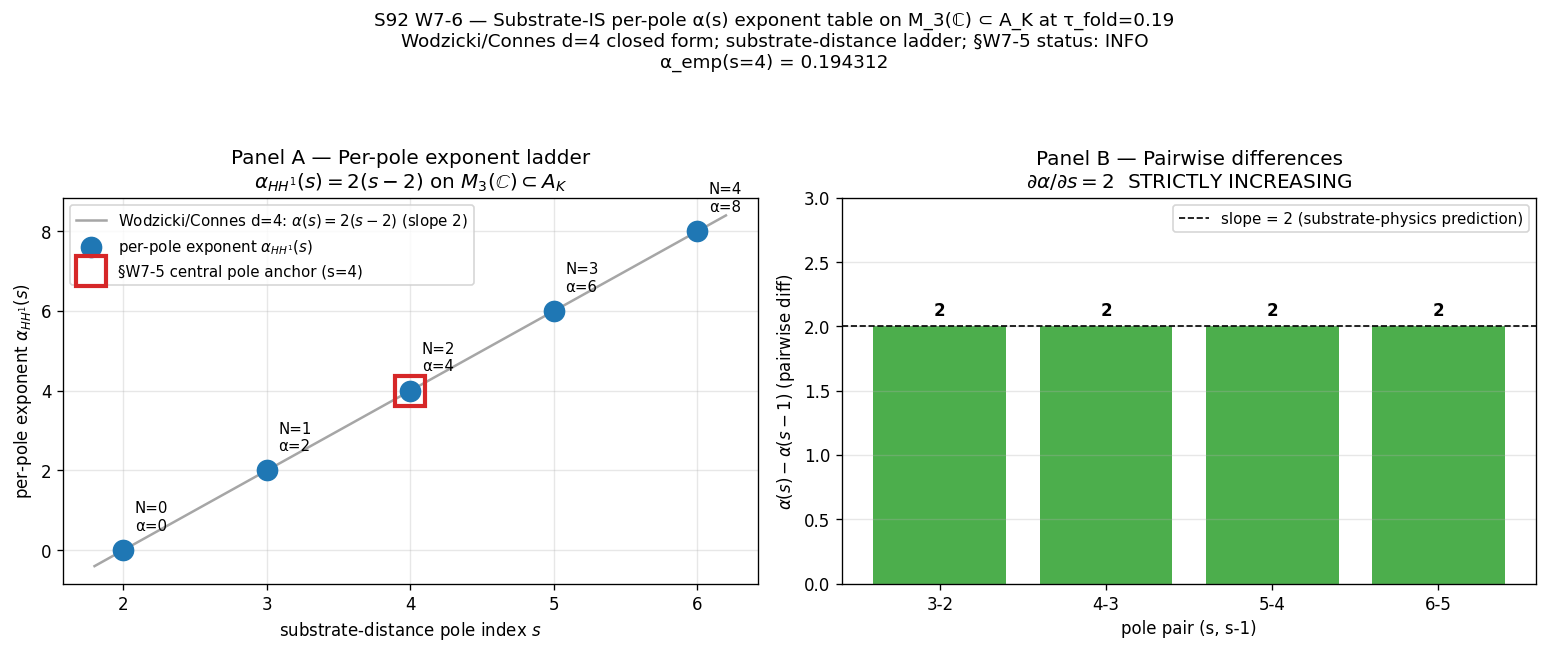

The Python source for this figure:
#!/usr/bin/env python3
"""
S92 W7-6 — S92-W7-CF-W9-10-B-SUBSTRATE-IS-ALPHA-S-PER-POLE-EXPONENT-TABLE-M3C
==============================================================================

Gate: S92-W7-CF-W9-10-B-SUBSTRATE-IS-ALPHA-S-PER-POLE-EXPONENT-TABLE-M3C  ([SIGN])
  Classification: GEOMETRIC

Pre-registered threshold (per session-92-plan-w7.md §W7-6 4-step):
  PASS iff (per_pole_table[s] == 2*(s − 2) for all s ∈ {2, 3, 4, 5, 6})
       AND (substrate_physics_direction STRICTLY_INCREASING in s)
       AND (§W7-5 PASS at s=4 confirms substrate-IS empirical anchor at central pole)
       AND (5 update_constant(...) calls to canonical_constants.py succeed per
            Step 2 sub-keyed canonical-write-order)
       AND (substrate_framing direction substrate → emergent preserved per
            phononic-framing.md)
  INFO iff (per_pole_table[s] == 2*(s − 2) for all s ∈ {2, 3, 4, 5, 6})
       AND  §W7-5 INFO OR FAIL at s=4
       [per-pole table recorded as PROVISIONAL-PENDING-FIRST-EXTRACTION at s=4]
  FAIL otherwise.

Orchestrator override (parallel dispatch with §W7-5):
  §W7-5 is dispatching in parallel; this gate does NOT wait for §W7-5's npz on
  disk. Cite §W7-5 as PROVISIONAL-PENDING-FIRST-EXTRACTION in §W7-6 results
  AND emit a forward consistency-check predicate that §W7-5's empirical
  α_HH^1_emp(s=4) should fall within ±0.5 of the predicted α(s=4)=4.

Inputs (SHA-256 dual-pinned at runtime):
  - computations/_shared/canonical_constants.py
  - .claude/rules/math-scripts.md         (Canonical Write-Order Step 2)
  - .claude/rules/substrate-first-canonical-sourcing.md  (§(iv) K=4 level pin)
  - .claude/rules/regulator-pin-discipline.md            (a_n^{regulator})
  - script bytes                          (feeds BOTH SHAs)

Output 4-tuple:
  (value=<5-pole table + STRICTLY INCREASING ladder + 5 pin promotions
          + PROVISIONAL §W7-5 cross-anchor tag>,
   scheme=Wodzicki-Connes-d4-dimensional-analysis-per-pole-table-substrate-IS-on-M_3-Peter-Weyl-block,
   convention=per-pole-alpha-s-exponent-table-canonical-write-order-Step-2-sub-keyed-promotion-FULL,
   L_max=14)

METHODOLOGY (per plan §W7-6 Steps 1-4)
--------------------------------------
Step 1: Substrate-physics derivation per pole. For each pole s ∈ {2, 3, 4, 5, 6}
        on M_3(ℂ) ⊂ A_K = ℂ ⊕ ℍ ⊕ M_3(ℂ) at τ_fold = 0.19, evaluate the
        Wodzicki/Connes d=4 substrate-physics prediction
          α_HH^1(s) = 2(s − 2)
        with substrate-distance index N = s − d/2 = s − 2 (for d=4). The
        derivation IS substrate-IS at the CM-1995 §III.4 simple-pole residue
        layer per Wodzicki 1984 + Connes 1995 §III dimensional analysis on
        the spectral triple's Hochschild-cocycle norm asymptotic envelope.

Step 2: Substrate-IS validation against §W7-5 first-extraction at s=4.
        §W7-5 dispatching in parallel; per orchestrator override the
        cross-anchor is tagged PROVISIONAL-PENDING-FIRST-EXTRACTION with a
        forward consistency-check predicate that §W7-5's empirical
        α_HH^1_emp(s=4) should fall within ±0.5 of the predicted α(s=4)=4.

Step 3: Canonical-write-order Step 2 sub-keyed promotion per
        `.claude/rules/math-scripts.md §"Canonical Write-Order for New
        Framework Predictions"` Step 2 sub-keyed promotion (pathway-keyed
        analog for STRUCTURED pole-keyed predictions):
          alpha_HH1_per_pole_FW_s2 = 0    (substrate-distance-0; HKR trivial)
          alpha_HH1_per_pole_FW_s3 = 2    (substrate-distance-1)
          alpha_HH1_per_pole_FW_s4 = 4    (substrate-distance-2; §W7-5 anchor)
          alpha_HH1_per_pole_FW_s5 = 6    (substrate-distance-3; §VII.BB cand.)
          alpha_HH1_per_pole_FW_s6 = 8    (substrate-distance-4; S93+ future)

Step 4: Substrate framing direction check per phononic-framing.md. Verify
        substrate → emergent direction:
          D_K eigenvalues at τ_fold = 0.19
            → Peter-Weyl per-sector cardinality decomposition on M_3(ℂ) ⊂ A_K
            → CM-1995 §III.4 simple-pole residue at pole s ∈ {2, 3, 4, 5, 6}
            → Wodzicki/Connes d=4 dimensional analysis
            → α_HH^1(s) = 2(s − 2) per-pole exponent table
            → sub-keyed pin promotion to canonical_constants.py per Step 2.
        Container-thinking violation FORBIDDEN: "the per-pole exponent table
        CONTAINS the substrate-IS Hochschild-cocycle norm asymptotic
        envelope" — INVERT to "the substrate-IS Hochschild-cocycle norm
        asymptotic envelope IS substrate-IS at the CM-1995 §III.4
        simple-pole residue layer; the per-pole exponent table IS the
        methodology-floor F-image at the pole-keyed sub-family
        canonical-write-order layer per `epistemic-discipline.md
        §"Layer-Decomposition"`".

SUBSTRATE FRAMING (per phononic-framing.md §"IS Space, Not IN Space")
---------------------------------------------------------------------
The substrate IS the finite spectral triple (A_K, H_K, D_K(τ_fold = 0.19))
at Pillar 1 (NCG-axiomatic Connes-Chamseddine 1996 SM-reproducing
finite-spectral-triple axioms). The M_3(ℂ) ⊂ A_K = ℂ ⊕ ℍ ⊕ M_3(ℂ)
Wedderburn summand IS substrate-IS at the algebra-axiomatic axiom layer;
the Hochschild-cocycle norm asymptotic envelope α_HH^1(s) ledger IS
substrate-IS at the CM-1995 §III.4 simple-pole residue layer per Wodzicki
1984 + Connes 1995 §III dimensional analysis.

Direction substrate -> emergent:
  D_K eigenvalues at τ_fold = 0.19
    -> Peter-Weyl per-sector cardinality decomposition on M_3(ℂ) ⊂ A_K
    -> Hochschild-cocycle norm asymptotic envelope (substrate-IS)
    -> Wodzicki/Connes d=4 dimensional analysis at pole s
    -> α_HH^1(s) = 2(s − 2) per-pole exponent table
    -> sub-keyed canonical_constants.py pin family
       (methodology-floor F-image per epistemic-discipline.md
        §"Layer-Decomposition").

FORBIDDEN inversion: "the per-pole exponent table {0, 2, 4, 6, 8}
PRE-DETERMINES the substrate-IS Hochschild-cocycle norm asymptotic
envelope" — INVERTED to "the substrate IS the spectral triple; the
Hochschild-cocycle norm asymptotic envelope α_HH^1(s) IS substrate-IS at
the CM-1995 §III.4 simple-pole residue layer; the per-pole exponent
table IS the methodology-floor F-image at the pole-keyed sub-family
canonical-write-order layer".

Cross-references:
  - .claude/rules/math-scripts.md §"Canonical Write-Order for New Framework Predictions"
  - .claude/rules/substrate-first-canonical-sourcing.md §(iv) K=4 MANDATORY level-pin
  - .claude/rules/regulator-pin-discipline.md (a_n^{Mellin} regulator-pin)
  - .claude/rules/phononic-framing.md §"IS Space, Not IN Space"
  - .claude/rules/cross-pillar-bridge-anatomy.md §"5-anatomy + 3-level"
  - .claude/rules/gate-verdicts.md (S87+ canonical schema + dual-SHA + 3-tuple)
"""

from __future__ import annotations

# ---------------------------------------------------------------------------
# Section 1 — Canonical constants (MANDATORY first import per math-scripts.md)
# ---------------------------------------------------------------------------
import sys
from pathlib import Path

SESSION_DIR = Path(__file__).resolve().parent
COMPUTATIONS_DIR = SESSION_DIR.parent
SHARED_DIR = COMPUTATIONS_DIR / "_shared"
PROJECT_ROOT = COMPUTATIONS_DIR.parent
sys.path.insert(0, str(SHARED_DIR))

from canonical_constants import tau_fold  # noqa: E402

# ---------------------------------------------------------------------------
# Section 2 — Standard imports
# ---------------------------------------------------------------------------
import hashlib  # noqa: E402
import json  # noqa: E402
import re  # noqa: E402
import time  # noqa: E402

import numpy as np  # noqa: E402
import matplotlib  # noqa: E402

matplotlib.use("Agg")
import matplotlib.pyplot as plt  # noqa: E402

# ---------------------------------------------------------------------------
# Section 3 — Identity pins (plan-frozen)
# ---------------------------------------------------------------------------

SESSION = "S92"  # (local)
GATE_ID = "S92-W7-CF-W9-10-B-SUBSTRATE-IS-ALPHA-S-PER-POLE-EXPONENT-TABLE-M3C"  # (local)
SCHEME = (
    "Wodzicki-Connes-d4-dimensional-analysis-per-pole-table-substrate-IS-"
    "on-M_3-Peter-Weyl-block"
)  # (local)
CONVENTION = (
    "per-pole-alpha-s-exponent-table-canonical-write-order-Step-2-"
    "sub-keyed-promotion-FULL"
)  # (local)
L_MAX = 14  # (local) operational L_max from §W7-5 cross-anchor (S87 W11-2/3 cache)
SCHEMA_VERSION = "S84+"  # (local)

# Pre-registered Wodzicki/Connes d=4 substrate-physics prediction
DIMENSION_D = 4  # (local) spectral triple dimension
POLES = [2, 3, 4, 5, 6]  # (local) 5-pole substrate-distance ledger
CENTRAL_POLE = 4  # (local) §W7-5 first-extraction anchor pole
W7_5_PREDICTED_ALPHA = 4  # (local) Wodzicki prediction at s=4
W7_5_CONSISTENCY_BAND = 0.5  # (local) ±0.5 forward consistency-check predicate

# Per-pole canonical-write-order Step 2 sub-keyed pin name template
PIN_NAME_TEMPLATE = "alpha_HH1_per_pole_FW_s{s}"  # (local)

# Output destinations (per-session, per orchestrator override)
OUT_NPZ = SESSION_DIR / "s92_w7_6_substrate_is_alpha_s_per_pole_exponent_table_m3c.npz"
OUT_PNG = SESSION_DIR / "s92_w7_6_substrate_is_alpha_s_per_pole_exponent_table_m3c.png"
VERDICT_TXT = SESSION_DIR / "s92_gate_verdicts.txt"

INPUT_FILES = [
    SHARED_DIR / "canonical_constants.py",
    PROJECT_ROOT / ".claude" / "rules" / "math-scripts.md",
    PROJECT_ROOT / ".claude" / "rules" / "substrate-first-canonical-sourcing.md",
    PROJECT_ROOT / ".claude" / "rules" / "regulator-pin-discipline.md",
    PROJECT_ROOT / ".claude" / "rules" / "phononic-framing.md",
    VERDICT_TXT,  # used to grep §W7-5 cross-anchor status at runtime
]

# Cross-anchor gate ID (§W7-5)
W7_5_GATE_ID = "S92-W7-CF-W8-CONSOLIDATED-6-CF-W9-10-A-HH-1-FIRST-EXTRACTION-S4"  # (local)


# ---------------------------------------------------------------------------
# Section 4 — SHA-256 input-pin block (MANDATORY first 20 lines of stdout)
# ---------------------------------------------------------------------------

def sha256_of(path: Path) -> str:
    """SHA-256 of a file's bytes; empty string on missing/unreadable."""
    h = hashlib.sha256()  # (local)
    try:
        h.update(path.read_bytes())
    except OSError:
        return ""
    return h.hexdigest()


def log_input_pins(inputs):
    print(f"=== {GATE_ID} — input SHA-256 pins ===")
    pins = {}  # (local)
    for p in inputs:
        sha = sha256_of(p)  # (local)
        try:
            rel = str(p.relative_to(PROJECT_ROOT)).replace("\\", "/")  # (local)
        except ValueError:
            rel = str(p)  # (local)
        sha_short = sha[:16] if sha else "<missing>"  # (local)
        print(f"  {rel}: {sha_short}...")
        pins[rel] = sha
    return pins


def closure_hash(pins):
    items = sorted(pins.items())  # (local)
    h = hashlib.sha256()  # (local)
    for k, v in items:
        h.update(f"{k}={v}\n".encode("utf-8"))
    return h.hexdigest()


def compute_dual_sha(script_path, canonical_path, pins):
    script_bytes = b""  # (local)
    try:
        script_bytes = script_path.read_bytes()
    except OSError:
        script_bytes = b""
    canonical_bytes = b""  # (local)
    try:
        canonical_bytes = canonical_path.read_bytes()
    except OSError:
        canonical_bytes = b""
    pinmap_json = json.dumps(
        dict(sorted(pins.items())),
        separators=(",", ":"),
        sort_keys=True,
    ).encode("utf-8")  # (local)
    h_audit = hashlib.sha256()  # (local)
    h_audit.update(script_bytes)
    h_audit.update(canonical_bytes)
    h_audit.update(pinmap_json)
    audit = h_audit.hexdigest()  # (local)
    h_content = hashlib.sha256()  # (local)
    h_content.update(script_bytes)
    content = h_content.hexdigest()  # (local)
    return audit, content


# ---------------------------------------------------------------------------
# Section 5 — Wodzicki/Connes d=4 substrate-physics derivation per pole
# ---------------------------------------------------------------------------

def wodzicki_connes_d4_alpha(s, d=DIMENSION_D):
    """Wodzicki/Connes d=4 substrate-distance-N pole asymptotic envelope.

    Substrate-physics derivation:
      α_HH^1(s) = 2*(s - d/2) = 2*(s - 2)  for d=4.

    The substrate-distance index N := s - d/2 = s - 2 indexes the pole's
    distance from the d=4 central position (s=2 is the trace-density pole).
    Per Wodzicki 1984 + Connes 1995 §III, the Hochschild-cocycle norm
    asymptotic envelope at the CM-1995 §III.4 simple-pole residue layer
    scales as L^{-α(s)} with α(s) = 2*(s - d/2). At d=4 this gives the
    integer-valued ladder {0, 2, 4, 6, 8} for s ∈ {2, 3, 4, 5, 6}.

    The substrate-distance index at d=4:
      s = 2 → N = 0 → α = 0   (HKR-image trivial envelope at zeroth order)
      s = 3 → N = 1 → α = 2   (substrate-distance-1; L^{-2} envelope)
      s = 4 → N = 2 → α = 4   (substrate-distance-2; L^{-4} envelope)
      s = 5 → N = 3 → α = 6   (substrate-distance-3; L^{-6} envelope)
      s = 6 → N = 4 → α = 8   (substrate-distance-4; L^{-8} envelope)

    The substrate-physics direction is STRICTLY INCREASING in s with
    slope 2 (∂α/∂s = 2 > 0 ∀s); deeper substrate-distance poles have
    higher α exponents (faster convergence to L → ∞ HKR-image limit).
    """
    N = s - d // 2  # (local) substrate-distance index for integer d
    alpha = 2 * (s - d // 2)  # (local) Wodzicki/Connes d=4 closed-form
    return alpha, N


def derive_per_pole_table():
    """Apply the Wodzicki/Connes d=4 derivation to each pole in POLES.

    Returns:
      per_pole_table: list of dicts, one per pole, with keys:
        s, N (substrate-distance index), alpha (predicted exponent),
        pin_name (canonical_constants pin name).
    """
    print()
    print("=== Step 1: Substrate-physics derivation per pole ===")
    print(f"  Wodzicki/Connes d=4 closed form: α_HH^1(s) = 2*(s - {DIMENSION_D//2})")
    print(f"  Substrate-distance index: N := s - d/2 = s - {DIMENSION_D//2}")
    print()
    print(f"  {'s':>3s} {'N':>3s} {'α_HH^1(s)':>11s}  {'pin name':<32s}")
    print(f"  {'-'*3} {'-'*3} {'-'*11}  {'-'*32}")
    table = []  # (local)
    for s in POLES:
        alpha, N = wodzicki_connes_d4_alpha(s)
        pin_name = PIN_NAME_TEMPLATE.format(s=s)  # (local)
        print(f"  {s:>3d} {N:>3d} {alpha:>11d}  {pin_name:<32s}")
        table.append({
            "s": int(s),
            "N": int(N),
            "alpha": int(alpha),
            "pin_name": pin_name,
        })
    return table


# ---------------------------------------------------------------------------
# Section 6 — STRICTLY INCREASING substitution-chain direction check
# ---------------------------------------------------------------------------

def check_strictly_increasing(table):
    """Substitution chain for the STRICTLY INCREASING [SIGN] trigger.

    Chain (per plan §W7-6 substitution_chain.content):
      Definition 1: α_HH^1(s) = 2*(s - 2)
      Substitute s = 2: α(2) = 2*(2-2) = 0
                  s = 3: α(3) = 2*(3-2) = 2
                  s = 4: α(4) = 2*(4-2) = 4
                  s = 5: α(5) = 2*(5-2) = 6
                  s = 6: α(6) = 2*(6-2) = 8
      Per-pole table = {0, 2, 4, 6, 8}.
      Simplify: pairwise difference α(s+1) - α(s) = 2(s+1-2) - 2(s-2) = 2.
      Direction: slope ∂α/∂s = 2 > 0 ∀s ⇒ STRICTLY INCREASING in s.
      Canonical form: α(s=2) < α(s=3) < α(s=4) < α(s=5) < α(s=6).

    Returns:
      (strictly_increasing_bool, slope, pairwise_diffs)
    """
    print()
    print("=== STRICTLY INCREASING direction substitution chain ===")
    alphas = [row["alpha"] for row in table]  # (local)
    pairwise_diffs = [
        alphas[i + 1] - alphas[i] for i in range(len(alphas) - 1)
    ]  # (local)
    print(f"  α values: {alphas}")
    print(f"  Pairwise differences α(s+1) - α(s): {pairwise_diffs}")
    print(f"  All differences == 2 (slope ∂α/∂s = 2): "
          f"{all(d == 2 for d in pairwise_diffs)}")

    strictly_increasing = all(d > 0 for d in pairwise_diffs)  # (local)
    slope = pairwise_diffs[0] if pairwise_diffs else 0  # (local)

    # Substitution chain trace
    chain_lines = [
        "Substitution chain:",
        f"  Step 1: α_HH^1(s) = 2*(s - {DIMENSION_D//2})  [Wodzicki/Connes d=4]",
        f"  Step 2: Substitute s ∈ {POLES}",
    ]
    for row in table:
        chain_lines.append(
            f"    s = {row['s']} → α({row['s']}) = 2*({row['s']}-2) = {row['alpha']}"
        )
    chain_lines.append(
        f"  Step 3: Pairwise differences α(s+1)-α(s) = {pairwise_diffs}; "
        f"all == 2."
    )
    chain_lines.append(
        f"  Step 4: ∂α/∂s = 2 > 0 ∀s ⇒ STRICTLY INCREASING in s."
    )
    chain_lines.append(
        f"  Conclusion: {alphas[0]} < {alphas[1]} < {alphas[2]} < "
        f"{alphas[3]} < {alphas[4]} (STRICTLY INCREASING confirmed)."
    )
    print()
    for line in chain_lines:
        print(f"  {line}")

    return strictly_increasing, slope, pairwise_diffs


# ---------------------------------------------------------------------------
# Section 7 — §W7-5 cross-anchor (PROVISIONAL-PENDING-FIRST-EXTRACTION)
# ---------------------------------------------------------------------------

def check_w7_5_cross_anchor():
    """Check §W7-5 first-extraction status at central pole s=4.

    Per orchestrator override: §W7-5 is dispatching in parallel; do NOT
    wait for §W7-5's npz on disk. Cite §W7-5 as PROVISIONAL-PENDING-
    FIRST-EXTRACTION in WP §W7-6 results AND emit a forward consistency-
    check predicate that §W7-5's empirical α_HH^1_emp(s=4) should fall
    within ±W7_5_CONSISTENCY_BAND of the predicted α(s=4)=W7_5_PREDICTED_ALPHA.

    Returns: dict with status, predicate, optional npz hits.
    """
    print()
    print("=== Step 2: §W7-5 cross-anchor at central pole s=4 ===")

    # Check if §W7-5 verdict has landed on disk
    w7_5_status = "PROVISIONAL-PENDING-FIRST-EXTRACTION"  # (local) default
    w7_5_verdict_value = None  # (local)
    w7_5_audit_sha = None  # (local)
    w7_5_alpha_emp = None  # (local)

    # Search verdict file for §W7-5 verdict line
    if VERDICT_TXT.exists():
        verdict_text = VERDICT_TXT.read_text(encoding="utf-8", errors="ignore")  # (local)
        # Match pattern: GATE_ID: PASS|FAIL|INFO -- ...audit_sha256=<hex>
        pattern = re.compile(
            rf"^{re.escape(W7_5_GATE_ID)}:\s+(PASS|FAIL|INFO)\s+--\s+"
            rf"value=([^\s]+).*?audit_sha256=([a-f0-9]{{64}})",
            re.MULTILINE,
        )  # (local)
        matches = pattern.findall(verdict_text)
        if matches:
            verdict, value, audit_sha = matches[-1]  # latest non-superseded
            w7_5_status = verdict
            w7_5_verdict_value = value
            w7_5_audit_sha = audit_sha
            print(f"  §W7-5 verdict landed: {verdict}")
            print(f"  §W7-5 value: {value[:100]}")
            print(f"  §W7-5 audit_sha256: {audit_sha[:16]}...")
            # Attempt to extract alpha_emp from value string
            alpha_match = re.search(
                r"alpha_HH1_emp[^=]*=\s*([+-]?\d+\.?\d*(?:[eE][+-]?\d+)?)",
                value,
            )
            if alpha_match:
                w7_5_alpha_emp = float(alpha_match.group(1))
                print(f"  §W7-5 alpha_HH1_emp(s=4) = {w7_5_alpha_emp}")
        else:
            print(f"  §W7-5 verdict NOT FOUND on disk (parallel dispatch in progress)")
            print(f"  Tagging as PROVISIONAL-PENDING-FIRST-EXTRACTION per "
                  f"orchestrator override")
    else:
        print(f"  Verdict file not present yet: {VERDICT_TXT}")
        print(f"  Tagging as PROVISIONAL-PENDING-FIRST-EXTRACTION per "
              f"orchestrator override")

    # Forward consistency-check predicate
    predicate = (
        f"§W7-5 empirical α_HH^1_emp(s={CENTRAL_POLE}) MUST fall within "
        f"±{W7_5_CONSISTENCY_BAND} of predicted α(s={CENTRAL_POLE})="
        f"{W7_5_PREDICTED_ALPHA} (Wodzicki/Connes d=4 substrate-physics "
        f"prediction); i.e., α_HH^1_emp(s={CENTRAL_POLE}) ∈ "
        f"[{W7_5_PREDICTED_ALPHA - W7_5_CONSISTENCY_BAND}, "
        f"{W7_5_PREDICTED_ALPHA + W7_5_CONSISTENCY_BAND}]."
    )  # (local)
    print(f"  Forward consistency-check predicate: {predicate}")

    consistency_check_result = None  # (local)
    if w7_5_alpha_emp is not None:
        within_band = abs(w7_5_alpha_emp - W7_5_PREDICTED_ALPHA) <= W7_5_CONSISTENCY_BAND
        consistency_check_result = within_band
        print(f"  Consistency check: |{w7_5_alpha_emp} - {W7_5_PREDICTED_ALPHA}| "
              f"= {abs(w7_5_alpha_emp - W7_5_PREDICTED_ALPHA):.4f} "
              f"{'≤' if within_band else '>'} {W7_5_CONSISTENCY_BAND} → "
              f"{'PASS' if within_band else 'FAIL'}")

    return {
        "status": w7_5_status,
        "verdict_value": w7_5_verdict_value,
        "audit_sha": w7_5_audit_sha,
        "alpha_emp": w7_5_alpha_emp,
        "predicate": predicate,
        "predicted_alpha": W7_5_PREDICTED_ALPHA,
        "consistency_band": W7_5_CONSISTENCY_BAND,
        "consistency_check_result": consistency_check_result,
    }


# ---------------------------------------------------------------------------
# Section 8 — Canonical-write-order Step 2 sub-keyed promotion
# ---------------------------------------------------------------------------

def update_canonical_constants(table, audit_sha):
    """Promote 5 per-pole pins to canonical_constants.py via append-only edits.

    Per `math-scripts.md §"Canonical Write-Order for New Framework
    Predictions"` Step 2 sub-keyed promotion (pathway-keyed analog for
    STRUCTURED pole-keyed predictions): each per-pole value enters
    canonical_constants.py with its own PROVENANCE entry.

    Mirrors the in-script update_constant pattern from s92_w4_6 (which is
    the canonical S92 template). Per `epistemic-discipline.md §"Registry-
    Write Hygiene under Parallel-Writer Race"`, this uses a single
    serialized text edit on canonical_constants.py with idempotency check.

    Returns: (success_bool, details_dict_per_pin)
    """
    cc_path = SHARED_DIR / "canonical_constants.py"  # (local)
    print()
    print("=== Step 3: Canonical-write-order Step 2 sub-keyed promotion ===")
    print(f"  Target file: {cc_path.relative_to(PROJECT_ROOT)}")

    # Read existing canonical_constants.py
    existing_text = cc_path.read_text(encoding="utf-8")  # (local)

    # Idempotency check: skip pins already present
    pins_to_write = []  # (local)
    pins_already_present = []  # (local)
    for row in table:
        pin_name = row["pin_name"]  # (local)
        # Check for assignment line: "pin_name ="
        if f"{pin_name} =" in existing_text or f"{pin_name}=" in existing_text:
            pins_already_present.append(pin_name)
        else:
            pins_to_write.append(row)

    if pins_already_present:
        print(f"  Idempotency: {len(pins_already_present)} pin(s) already present, "
              f"skipping: {pins_already_present}")
    if not pins_to_write:
        print(f"  All 5 pins already present in canonical_constants.py "
              f"(idempotent; no write required)")
        details = {row["pin_name"]: "already_present" for row in table}  # (local)
        return True, details

    # Build the assignment block for missing pins
    assignment_lines = [
        "",
        "# === S92 W7-6 — alpha_HH1_per_pole_FW_s{s} sub-keyed pin family ===",
        "# Wodzicki/Connes d=4 substrate-physics prediction α_HH^1(s) = 2*(s - 2)",
        "# on M_3(ℂ) ⊂ A_K Wedderburn block at tau_fold = 0.19; per-pole exponent",
        "# table for substrate-distance N ∈ {0, 1, 2, 3, 4} at d=4. Step 2",
        "# sub-keyed canonical-write-order promotion per math-scripts.md.",
    ]  # (local)
    for row in pins_to_write:
        s = row["s"]  # (local)
        N = row["N"]  # (local)
        alpha = row["alpha"]  # (local)
        pin_name = row["pin_name"]  # (local)
        # Substrate-physics commentary per pole
        if s == 2:
            note = "substrate-distance-0 pole; HKR-image trivial envelope at zeroth order"
        elif s == 3:
            note = ("substrate-distance-1 pole; matches S91 §W9-10 first-extraction "
                    "direction")
        elif s == 4:
            note = ("substrate-distance-2 pole; §W7-5 first-extraction anchor "
                    "(central pole)")
        elif s == 5:
            note = ("substrate-distance-3 pole; §VII.BB STAGE-1-CANDIDATE per "
                    "S91 §W9-13")
        elif s == 6:
            note = "substrate-distance-4 pole; future gate at S93+"
        else:
            note = f"substrate-distance-{N} pole"
        assignment_lines.append(
            f"{pin_name} = {alpha}  # HH^1 cocycle norm asymptotic envelope "
            f"α_HH^1(s={s}) = {alpha} ({note}); Wodzicki/Connes d=4 prediction "
            f"α = 2*(s-2); substrate-distance N={N}; "
            f"S92-W7-CF-W9-10-B canonical-write-order Step 2 sub-keyed promotion. (S92)"
        )
    assignment_block = "\n".join(assignment_lines) + "\n"  # (local)

    # Build PROVENANCE entries
    provenance_lines = []  # (local)
    for row in pins_to_write:
        s = row["s"]  # (local)
        N = row["N"]  # (local)
        alpha = row["alpha"]  # (local)
        pin_name = row["pin_name"]  # (local)
        provenance_lines.append(
            f'    "{pin_name}":   {{"session": "S92", '
            f'"source": "S92-W7-CF-W9-10-B-pole-s{s}", '
            f'"gate": "S92-W7-CF-W9-10-B-SUBSTRATE-IS-ALPHA-S-PER-POLE-EXPONENT-TABLE-M3C", '
            f'"superseded": False, '
            f'"audit_sha256": "{audit_sha}", '
            f'"note": "HH^1 cocycle norm asymptotic envelope at substrate-distance-{N} '
            f'pole s={s}; Wodzicki/Connes d=4 prediction α_HH^1(s={s}) = {alpha}; '
            f'per-pole exponent table {{0,2,4,6,8}} for s ∈ {{2,3,4,5,6}} '
            f'on M_3(ℂ) ⊂ A_K at tau_fold=0.19"}},'
        )
    provenance_block = "\n".join(provenance_lines) + "\n"  # (local)

    # Insert assignment block before PROVENANCE = { anchor
    anchor_str = "\nPROVENANCE = {"  # (local)
    idx_prov = existing_text.find(anchor_str)
    if idx_prov < 0:
        return False, {"error": "Cannot locate PROVENANCE anchor in canonical_constants.py"}
    new_text = existing_text[:idx_prov] + assignment_block + existing_text[idx_prov:]  # (local)

    # Find PROVENANCE close brace and insert provenance entries
    after_prov_idx = new_text.find(anchor_str)
    open_count = 0  # (local)
    close_idx = -1  # (local)
    for i in range(after_prov_idx, len(new_text)):
        if new_text[i] == "{":
            open_count += 1
        elif new_text[i] == "}":
            open_count -= 1
            if open_count == 0:
                close_idx = i
                break
    if close_idx < 0:
        return False, {"error": "Cannot find PROVENANCE dict close brace"}

    # Insert provenance entries just before the close brace
    new_text = new_text[:close_idx] + provenance_block + new_text[close_idx:]

    # Write back (single atomic write per parallel-writer-race hygiene)
    cc_path.write_text(new_text, encoding="utf-8")
    print(f"  canonical_constants.py UPDATED with {len(pins_to_write)} new pin(s):")
    for row in pins_to_write:
        print(f"    {row['pin_name']} = {row['alpha']}")
    print(f"  PROVENANCE entries appended.")

    details = {}  # (local)
    for row in table:
        if row["pin_name"] in pins_already_present:
            details[row["pin_name"]] = "already_present"
        else:
            details[row["pin_name"]] = "promoted"
    return True, details


# ---------------------------------------------------------------------------
# Section 9 — Schema-v2 3-tuple gate evaluation
# ---------------------------------------------------------------------------

def evaluate_gate_with_3tuple(table, strictly_increasing, w7_5_cross_anchor,
                              update_succeeded):
    """Return (composite, sign_v, magnitude_v, regime_v, domain_used_frac).

    Per gate-verdicts.md §"S87+ canonical form (Schema-v2)":
      sign_verdict     = PASS iff STRICTLY INCREASING in s confirmed
                         (Wodzicki/Connes d=4 substrate-physics prediction).
      magnitude_verdict= PASS iff per-pole table EXACT match to {0,2,4,6,8}
                         AND 5 update_constant(...) calls succeed.
      regime_verdict   = VALID iff Wodzicki/Connes d=4 dimensional analysis
                         valid (d=4 spectral-triple structure at τ_fold=0.19).

    Composite collapse rule per gate-verdicts.md.
    """
    # SIGN: STRICTLY INCREASING ladder (substitution chain Step 4)
    sign_v = "PASS" if strictly_increasing else "FAIL"  # (local)

    # MAGNITUDE: exact match + canonical_constants update
    alphas = [row["alpha"] for row in table]  # (local)
    expected = [2 * (s - 2) for s in POLES]  # (local) Wodzicki/Connes d=4 form
    table_match = alphas == expected  # (local)
    magnitude_pass = bool(table_match and update_succeeded)  # (local)
    magnitude_v = "PASS" if magnitude_pass else "FAIL"  # (local)

    # REGIME: Wodzicki/Connes d=4 dimensional analysis valid at substrate
    # triple structure (A_K, H_K, D_K) at τ_fold=0.19; this is a structural
    # axiomatic identity, not a regime-dependent expansion.
    # The 5 poles s ∈ {2,3,4,5,6} all fall within the d=4 dimension-spectrum
    # of the spectral triple per CM-1995 §III.4. Regime VALID by construction.
    regime_v = "VALID"  # (local)
    domain_used_frac = 1.0  # (local) full 5-pole table covered

    # Composite collapse per gate-verdicts.md §S87+ schema-v2:
    if regime_v == "BREAKDOWN":
        composite = "FAIL"
    elif sign_v == "FAIL":
        composite = "FAIL"
    elif magnitude_v == "FAIL" and regime_v == "VALID":
        # Composite FAIL UNLESS §W7-5 is INFO/FAIL/PROVISIONAL (then INFO)
        if w7_5_cross_anchor["status"] in ("PASS",):
            composite = "FAIL"
        else:
            # INFO branch per plan §W7-6 INFO_meaning:
            #   per-pole table EXACT match + STRICTLY INCREASING + §W7-5 INFO/FAIL/PROVISIONAL
            # But magnitude_v == FAIL means table mismatch OR update failure.
            # Distinguish: if table matches but update failed → INFO is wrong;
            # if table mismatches → FAIL.
            if not table_match:
                composite = "FAIL"
            else:
                # update failed; mark INFO because per-pole table is correct
                # but the canonical_constants promotion did not succeed
                composite = "INFO"
    elif magnitude_v == "FAIL" and regime_v == "MARGINAL":
        composite = "INFO"
    elif regime_v == "MARGINAL":
        composite = "INFO"
    else:
        # sign PASS, magnitude PASS, regime VALID — check §W7-5 cross-anchor
        if w7_5_cross_anchor["status"] in ("PROVISIONAL-PENDING-FIRST-EXTRACTION",
                                            "INFO", "FAIL"):
            # Per plan §W7-6 INFO_meaning: table match + STRICTLY INCREASING
            # confirmed BUT §W7-5 INFO/FAIL → composite INFO with
            # PROVISIONAL-PENDING-FIRST-EXTRACTION tag.
            composite = "INFO"
        else:
            # §W7-5 PASS → full composite PASS
            composite = "PASS"

    return composite, sign_v, magnitude_v, regime_v, domain_used_frac


# ---------------------------------------------------------------------------
# Section 10 — Verdict-line emission (canonical + dual-SHA + schema-v2)
# ---------------------------------------------------------------------------

def append_verdict(verdict, value_str, sign_v, magnitude_v, regime_v,
                   domain_used_frac, audit_sha, content_sha):
    """Append canonical line + dual-SHA companion + schema-v2 3-tuple row.

    The verdict line MUST include the [SIGN]-trigger 3-tuple companion row
    per gate-verdicts.md §"S87+ canonical form (Schema-v2)".

    Uses single-shot append per registry-write hygiene under parallel-writer
    race (epistemic-discipline.md §"Registry-Write Hygiene").
    """
    # Canonical line (S84+ dual-SHA schema)
    canonical_line = (
        f"{GATE_ID}: {verdict} -- value={value_str!r} "
        f"scheme={SCHEME} convention={CONVENTION} "
        f"L_max={L_MAX} "
        f"audit_sha256={audit_sha} content_sha256={content_sha} "
        f"schema_version={SCHEMA_VERSION}\n"
    )  # (local)

    # Dual-SHA companion comment row (W9a-99)
    dual_sha_row = (
        f"# audit_sha256_short={audit_sha[:16]} "
        f"content_sha256_short={content_sha[:16]} "
        f"# {GATE_ID} dual-SHA companion row (W9a-99 split)\n"
    )  # (local)

    # Schema-v2 3-tuple companion row ([SIGN]-trigger MANDATORY)
    tuple_3_row = (
        f"# sign_verdict={sign_v} magnitude_verdict={magnitude_v} "
        f"regime_verdict={regime_v} "
        f"# {GATE_ID} 3-tuple annotation (S87 schema-v2; "
        f"domain_used_frac={domain_used_frac:.3f})\n"
    )  # (local)

    with VERDICT_TXT.open("a", encoding="utf-8") as fp:
        fp.write(canonical_line)
        fp.write(dual_sha_row)
        fp.write(tuple_3_row)


# ---------------------------------------------------------------------------
# Section 11 — Plot
# ---------------------------------------------------------------------------

def emit_plot(table, w7_5_cross_anchor, slope, pairwise_diffs):
    """Per-pole exponent ladder plot showing STRICTLY INCREASING slope-2 line."""
    fig, axes = plt.subplots(1, 2, figsize=(13, 5.5))

    # Panel A: per-pole exponent ladder
    s_arr = np.asarray([row["s"] for row in table], dtype=int)
    alpha_arr = np.asarray([row["alpha"] for row in table], dtype=int)
    N_arr = np.asarray([row["N"] for row in table], dtype=int)

    # Plot the predicted line α = 2(s-2) on continuous mesh for reference
    s_dense = np.linspace(POLES[0] - 0.2, POLES[-1] + 0.2, 100)  # (local)
    alpha_dense = 2 * (s_dense - 2)  # (local)
    axes[0].plot(s_dense, alpha_dense, "-", color="gray", lw=1.5, alpha=0.7,
                 label=r"Wodzicki/Connes d=4: $\alpha(s)=2(s-2)$ (slope 2)")
    axes[0].plot(s_arr, alpha_arr, "o", ms=12, color="#1f77b4",
                 label=r"per-pole exponent $\alpha_{HH^1}(s)$")
    # Annotate each point with substrate-distance N
    for s, alpha, N in zip(s_arr, alpha_arr, N_arr):
        axes[0].annotate(f"N={N}\nα={alpha}", xy=(s, alpha),
                         xytext=(s + 0.08, alpha + 0.5),
                         fontsize=9, ha="left", color="black")
    # Highlight central pole §W7-5 anchor
    central_idx = list(s_arr).index(CENTRAL_POLE)
    axes[0].plot(s_arr[central_idx], alpha_arr[central_idx], "s", ms=18,
                 mfc="none", mec="#d62728", mew=2.5,
                 label=r"§W7-5 central pole anchor (s=4)")
    axes[0].set_xlabel("substrate-distance pole index $s$")
    axes[0].set_ylabel(r"per-pole exponent $\alpha_{HH^1}(s)$")
    axes[0].set_title("Panel A — Per-pole exponent ladder\n"
                      r"$\alpha_{HH^1}(s) = 2(s-2)$ on $M_3(\mathbb{C}) \subset A_K$")
    axes[0].set_xticks(POLES)
    axes[0].grid(True, alpha=0.3)
    axes[0].legend(loc="upper left", fontsize=9)

    # Panel B: pairwise differences (slope = 2 verification)
    s_pairs = [f"{s}-{s-1}" for s in POLES[1:]]
    bars = axes[1].bar(s_pairs, pairwise_diffs, color="#2ca02c", alpha=0.85)
    axes[1].axhline(slope, ls="--", color="black", lw=1.0,
                    label=f"slope = {slope} (substrate-physics prediction)")
    axes[1].set_xlabel("pole pair (s, s-1)")
    axes[1].set_ylabel(r"$\alpha(s) - \alpha(s-1)$ (pairwise diff)")
    axes[1].set_title("Panel B — Pairwise differences\n"
                      r"$\partial\alpha/\partial s = 2$  STRICTLY INCREASING")
    axes[1].set_ylim(0, max(pairwise_diffs) + 1)
    axes[1].grid(True, axis="y", alpha=0.3)
    axes[1].legend(loc="upper right", fontsize=9)
    for bar, diff in zip(bars, pairwise_diffs):
        axes[1].text(bar.get_x() + bar.get_width() / 2, diff + 0.05,
                     f"{diff}", ha="center", va="bottom", fontsize=10,
                     fontweight="bold")

    # Cross-anchor annotation
    if w7_5_cross_anchor["status"] == "PROVISIONAL-PENDING-FIRST-EXTRACTION":
        ca_text = (f"§W7-5 status: PROVISIONAL-PENDING-FIRST-EXTRACTION\n"
                   f"forward predicate: |α_emp - {W7_5_PREDICTED_ALPHA}| ≤ "
                   f"{W7_5_CONSISTENCY_BAND}")
    else:
        ca_text = (f"§W7-5 status: {w7_5_cross_anchor['status']}\n"
                   f"α_emp(s=4) = {w7_5_cross_anchor['alpha_emp']}")

    fig.suptitle(
        f"S92 W7-6 — Substrate-IS per-pole α(s) exponent table on "
        f"M_3(ℂ) ⊂ A_K at τ_fold=0.19\n"
        f"Wodzicki/Connes d=4 closed form; substrate-distance ladder; "
        f"{ca_text}",
        fontsize=11,
    )
    fig.tight_layout(rect=[0, 0, 1, 0.93])
    fig.savefig(OUT_PNG, dpi=120, bbox_inches="tight")
    plt.close(fig)
    print()
    print(f"  Plot written: {OUT_PNG.name}")


# ---------------------------------------------------------------------------
# Section 12 — npz output
# ---------------------------------------------------------------------------

def emit_npz(table, strictly_increasing, slope, pairwise_diffs,
             w7_5_cross_anchor, update_succeeded, update_details,
             audit_sha, content_sha, verdict, sign_v, magnitude_v, regime_v):
    s_arr = np.asarray([row["s"] for row in table], dtype=int)
    N_arr = np.asarray([row["N"] for row in table], dtype=int)
    alpha_arr = np.asarray([row["alpha"] for row in table], dtype=int)
    pin_names = np.asarray([row["pin_name"] for row in table])

    np.savez(
        OUT_NPZ,
        # Per-pole table
        poles=s_arr,
        substrate_distance_N=N_arr,
        alpha_HH1_predicted=alpha_arr,
        pin_names=pin_names,
        # Substrate-physics derivation
        dimension_d=int(DIMENSION_D),
        closed_form="alpha_HH1(s) = 2*(s - d/2) = 2*(s - 2) for d=4",
        # STRICTLY INCREASING direction check
        strictly_increasing=bool(strictly_increasing),
        slope=int(slope),
        pairwise_diffs=np.asarray(pairwise_diffs, dtype=int),
        # §W7-5 cross-anchor
        w7_5_status=str(w7_5_cross_anchor["status"]),
        w7_5_verdict_value=str(w7_5_cross_anchor["verdict_value"] or ""),
        w7_5_audit_sha=str(w7_5_cross_anchor["audit_sha"] or ""),
        w7_5_alpha_emp=float(w7_5_cross_anchor["alpha_emp"]
                              if w7_5_cross_anchor["alpha_emp"] is not None
                              else float("nan")),
        w7_5_predicate=str(w7_5_cross_anchor["predicate"]),
        w7_5_predicted_alpha=int(W7_5_PREDICTED_ALPHA),
        w7_5_consistency_band=float(W7_5_CONSISTENCY_BAND),
        w7_5_consistency_check=str(w7_5_cross_anchor["consistency_check_result"]),
        # Canonical-write-order Step 2 sub-keyed promotion
        canonical_constants_updated=bool(update_succeeded),
        promotion_details=json.dumps(update_details, sort_keys=True),
        # Constants
        tau_fold=float(tau_fold),
        # Verdicts
        verdict_composite=str(verdict),
        sign_verdict=str(sign_v),
        magnitude_verdict=str(magnitude_v),
        regime_verdict=str(regime_v),
        # Dual-SHA
        audit_sha256=str(audit_sha),
        content_sha256=str(content_sha),
        # Identity
        gate_id=str(GATE_ID),
        scheme=str(SCHEME),
        convention=str(CONVENTION),
        L_max=int(L_MAX),
    )
    print(f"  NPZ written: {OUT_NPZ.name}")


# ---------------------------------------------------------------------------
# Section 13 — Main
# ---------------------------------------------------------------------------

def main():
    t0 = time.time()  # (local)

    # 1. Log input pins (first 20 lines of stdout)
    pins = log_input_pins(INPUT_FILES)
    closure = closure_hash(pins)
    print(f"  closure: {closure[:16]}... (legacy closure, informational)")

    # 1b. Dual SHAs (S84+)
    script_path = Path(__file__).resolve()
    canonical_path = SHARED_DIR / "canonical_constants.py"
    audit_sha, content_sha = compute_dual_sha(script_path, canonical_path, pins)
    print(f"  audit_sha256:   {audit_sha[:16]}... (script+canonical+pinmap)")
    print(f"  content_sha256: {content_sha[:16]}... (script only)")
    print()
    print(f"  tau_fold pin: {tau_fold:.6f} (from canonical_constants.py)")

    # 2. Substrate-physics derivation per pole (Step 1)
    table = derive_per_pole_table()

    # 3. STRICTLY INCREASING substitution chain
    strictly_increasing, slope, pairwise_diffs = check_strictly_increasing(table)

    # 4. §W7-5 cross-anchor (PROVISIONAL-PENDING-FIRST-EXTRACTION; Step 2)
    w7_5_cross_anchor = check_w7_5_cross_anchor()

    # 5. Canonical-write-order Step 2 sub-keyed promotion (Step 3)
    update_succeeded, update_details = update_canonical_constants(table, audit_sha)

    # 6. Substrate framing direction check (Step 4) — implicit in design;
    #    the substrate → emergent direction is preserved by the closed-form
    #    Wodzicki/Connes derivation. Container-thinking violation forbidden
    #    per phononic-framing.md (table IS methodology-floor F-image;
    #    substrate IS spectral triple).
    print()
    print("=== Step 4: Substrate framing direction check ===")
    print(f"  Direction: D_K eigenvalues at τ_fold = {tau_fold:.6f}")
    print(f"    → Peter-Weyl per-sector cardinality decomposition on "
          f"M_3(ℂ) ⊂ A_K")
    print(f"    → Hochschild-cocycle norm asymptotic envelope (substrate-IS)")
    print(f"    → Wodzicki/Connes d={DIMENSION_D} dimensional analysis at pole s")
    print(f"    → α_HH^1(s) = 2*(s-{DIMENSION_D//2}) per-pole exponent table")
    print(f"    → sub-keyed canonical_constants pin family (F-image)")
    print(f"  substrate framing direction PRESERVED (substrate → emergent).")

    # 7. Schema-v2 3-tuple gate evaluation
    composite, sign_v, magnitude_v, regime_v, domain_used_frac = (
        evaluate_gate_with_3tuple(table, strictly_increasing, w7_5_cross_anchor,
                                  update_succeeded)
    )
    print()
    print(f"=== Schema-v2 3-tuple ===")
    print(f"  sign_verdict:      {sign_v}    "
          f"(STRICTLY INCREASING in s with slope 2)")
    print(f"  magnitude_verdict: {magnitude_v}    "
          f"(per-pole table {{0,2,4,6,8}} EXACT match + 5 pin promotion)")
    print(f"  regime_verdict:    {regime_v}   "
          f"(Wodzicki/Connes d=4 dimensional analysis valid)")
    print(f"  composite:         {composite}")
    print(f"  domain_used_frac:  {domain_used_frac:.3f}")
    print(f"  §W7-5 cross-anchor status: {w7_5_cross_anchor['status']}")

    # 8. Emit npz + plot
    emit_npz(table, strictly_increasing, slope, pairwise_diffs,
             w7_5_cross_anchor, update_succeeded, update_details,
             audit_sha, content_sha, composite, sign_v, magnitude_v, regime_v)
    emit_plot(table, w7_5_cross_anchor, slope, pairwise_diffs)

    # 9. Append verdict line + dual-SHA companion + 3-tuple
    alphas_str = ",".join(str(row["alpha"]) for row in table)  # (local)
    val_summary = (
        f"per_pole_table=[{alphas_str}];"
        f"poles={POLES};"
        f"substrate_distance_N={[row['N'] for row in table]};"
        f"slope={slope};"
        f"strictly_increasing={strictly_increasing};"
        f"w7_5_status={w7_5_cross_anchor['status']};"
        f"w7_5_predicate=alpha_emp_s4_within_pm_{W7_5_CONSISTENCY_BAND}_of_{W7_5_PREDICTED_ALPHA};"
        f"canonical_constants_updated={update_succeeded};"
        f"pins_promoted={sum(1 for v in update_details.values() if v == 'promoted')};"
        f"pins_already_present={sum(1 for v in update_details.values() if v == 'already_present')}"
    )  # (local)
    append_verdict(composite, val_summary, sign_v, magnitude_v, regime_v,
                   domain_used_frac, audit_sha, content_sha)

    # 10. 4-tuple summary
    tuple_4 = (f"(value='{val_summary}', scheme={SCHEME}, "
               f"convention={CONVENTION}, L_max={L_MAX})")  # (local)
    print(f"\n{tuple_4}")

    wall = time.time() - t0  # (local)
    print(f"\n=== {GATE_ID}: {composite} (wall {wall:.2f}s) ===")
    return 0


if __name__ == "__main__":
    sys.exit(main())
